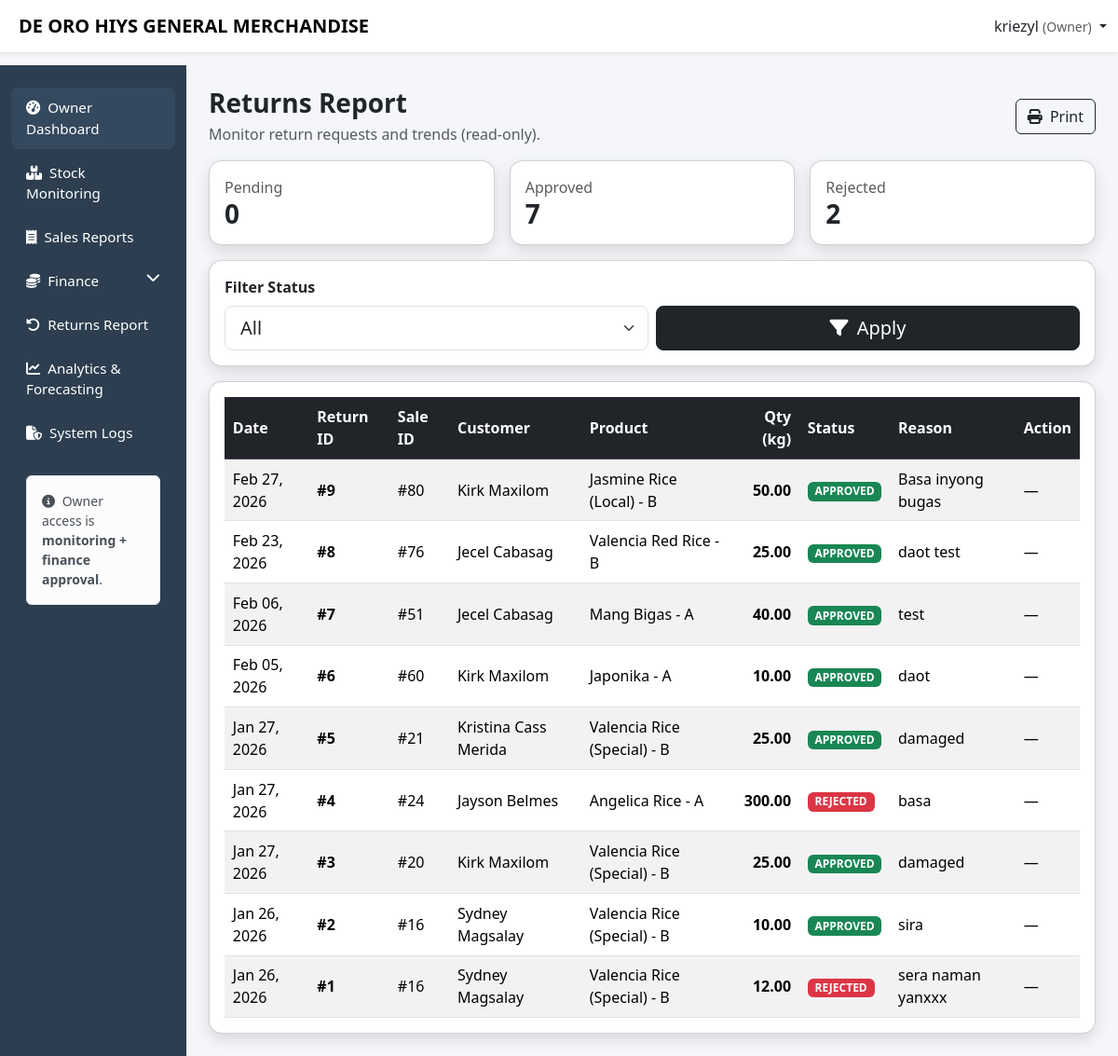
Page /ricesales_stock_monitoring/capstone/owner/returns_report.php (signed in) on the committed database.
### tables this page shows
CREATE TABLE `returns` (
  `return_id` int(11) NOT NULL,
  `sale_id` int(11) DEFAULT NULL,
  `product_id` int(11) DEFAULT NULL,
  `qty_returned` decimal(10,2) DEFAULT NULL,
  `reason` text DEFAULT NULL,
  `return_date` date DEFAULT NULL,
  `status` enum('pending','approved','rejected') DEFAULT 'pending'
);

CREATE TABLE `products` (
  `product_id` int(11) NOT NULL,
  `variety` varchar(100) DEFAULT NULL,
  `grade` enum('A','B') NOT NULL,
  `unit_weight_kg` decimal(10,2) DEFAULT NULL,
  `price_per_sack` decimal(10,2) NOT NULL,
  `price_per_kg` decimal(10,2) NOT NULL,
  `created_at` timestamp NOT NULL DEFAULT current_timestamp(),
  `archived` tinyint(1) NOT NULL DEFAULT 0,
  `stock_kg` decimal(10,2) NOT NULL DEFAULT 0.00
);

### ricesales_stock_monitoring/capstone/owner/returns_report.php (the view, shortened to what this page needs)
<?php
$username = $_SESSION['username'] ?? 'Owner';
include '../config/db.php';
$status = trim($_GET['status'] ?? 'all');
$where = "";
$summary = $conn->query("
  SELECT
    SUM(CASE WHEN LOWER(status)='pending' THEN 1 ELSE 0 END) AS pending_cnt,
    SUM(CASE WHEN LOWER(status)='approved' THEN 1 ELSE 0 END) AS approved_cnt,
    SUM(CASE WHEN LOWER(status)='rejected' THEN 1 ELSE 0 END) AS rejected_cnt
  FROM returns
")->fetch_assoc();
$res = $conn->query("
  SELECT r.return_id, r.sale_id, r.qty_returned, r.reason, r.return_date, r.status,
         p.variety, p.grade,
         CONCAT(c.first_name,' ',c.last_name) AS customer
  FROM returns r
  LEFT JOIN products p ON p.product_id=r.product_id
  LEFT JOIN sales s ON s.sale_id=r.sale_id
  LEFT JOIN customers c ON c.customer_id=s.customer_id
  $where
  ORDER BY r.return_date DESC, r.return_id DESC
");
?>
<!DOCTYPE html>
<html lang="en">
<head>
<link href="https://cdn.jsdelivr.net/npm/bootstrap@5.3.2/dist/css/bootstrap.min.css" rel="stylesheet">
<link href="https://cdnjs.cloudflare.com/ajax/libs/font-awesome/6.5.1/css/all.min.css" rel="stylesheet">
<link href="../css/layout.css" rel="stylesheet">
</head>
<body>
<nav class="navbar navbar-expand-lg navbar-light bg-white shadow-sm fixed-top">
  <div class="container-fluid">
    <span class="navbar-brand fw-bold ms-2">DE ORO HIYS GENERAL MERCHANDISE</span>
    <div class="ms-auto dropdown">
      <a class="nav-link dropdown-toggle" data-bs-toggle="dropdown">
        <?= htmlspecialchars($username) ?> <small class="text-muted">(Owner)</small>
      </a>
    </div>
  </div>
</nav>
<div class="container-fluid">
<div class="row">
<?php include '../includes/owner_sidebar.php'; ?>
<main class="col-lg-10 ms-sm-auto px-4 main-content">
<div class="py-4">
  <div class="d-flex justify-content-between align-items-center flex-wrap gap-2 mb-3">
    <div>
      <h3 class="fw-bold mb-1">Returns Report</h3>
      <div class="text-muted">Monitor return requests and trends (read-only).</div>
    </div>
    <button class="btn btn-outline-dark" onclick="window.print()"><i class="fa-solid fa-print me-1"></i> Print</button>
  </div>
  <div class="row g-3 mb-3">
    <div class="col-12 col-md-4">
      <div class="card modern-card"><div class="card-body">
        <div class="text-muted">Pending</div>
        <div class="h3 fw-bold mb-0"><?= (int)($summary['pending_cnt'] ?? 0) ?></div>
      </div></div>
    </div>
    <div class="col-12 col-md-4">
      <div class="card modern-card"><div class="card-body">
        <div class="text-muted">Approved</div>
        <div class="h3 fw-bold mb-0"><?= (int)($summary['approved_cnt'] ?? 0) ?></div>
      </div></div>
    </div>
    <div class="col-12 col-md-4">
      <div class="card modern-card"><div class="card-body">
        <div class="text-muted">Rejected</div>
        <div class="h3 fw-bold mb-0"><?= (int)($summary['rejected_cnt'] ?? 0) ?></div>
      </div></div>
    </div>
  </div>
  <div class="card modern-card mb-3">
    <div class="card-body">
      <form method="get" class="row g-2 align-items-end">
        <div class="col-12 col-md-6">
          <label class="form-label fw-semibold">Filter Status</label>
          <select class="form-select form-select-lg" name="status">
            <?php
              $opts = ['all'=>'All','pending'=>'Pending','approved'=>'Approved','rejected'=>'Rejected','completed'=>'Completed','refunded'=>'Refunded'];
              foreach($opts as $k=>$v){
                $sel = (strtolower($status)===$k) ? 'selected' : '';
                echo "<option value='$k' $sel>$v</option>";
              }
            ?>
          </select>
        </div>
        <div class="col-12 col-md-6 d-grid">
          <button class="btn btn-dark btn-lg"><i class="fa-solid fa-filter me-1"></i> Apply</button>
        </div>
      </form>
    </div>
  </div>
  <div class="card modern-card">
    <div class="card-body">
      <div class="table-responsive">
        <table class="table table-striped align-middle mb-0">
          <thead class="table-dark">
            <tr>
              <th>Date</th>
              <th>Return ID</th>
              <th>Sale ID</th>
              <th>Customer</th>
              <th>Product</th>
              <th class="text-end">Qty (kg)</th>
              <th>Status</th>
              <th>Reason</th>
              <th>Action</th>
            </tr>
          </thead>
          <tbody>
          <?php if($res && $res->num_rows>0): ?>
            <?php while($r=$res->fetch_assoc()): ?>
              <?php
                $st = strtolower(trim($r['status'] ?? 'pending'));
                $badge = 'bg-secondary';
                if($st==='pending') $badge='bg-warning text-dark';
                elseif($st==='approved') $badge='bg-success';
                elseif($st==='rejected') $badge='bg-danger';
              ?>
              <tr>
                <td><?= $r['return_date'] ? htmlspecialchars(date("M d, Y", strtotime($r['return_date']))) : '—' ?></td>
                <td class="fw-semibold">#<?= (int)$r['return_id'] ?></td>
                <td>#<?= (int)$r['sale_id'] ?></td>
                <td><?= htmlspecialchars($r['customer'] ?: '—') ?></td>
                <td><?= htmlspecialchars(trim(($r['variety'] ?? 'N/A')." - ".($r['grade'] ?? ''))) ?></td>
                <td class="text-end fw-bold"><?= number_format((float)$r['qty_returned'],2) ?></td>
                <td><span class="badge <?= $badge ?>"><?= strtoupper($st) ?></span></td>
                <td><?= htmlspecialchars($r['reason'] ?? '') ?></td>
                <td>
                  <?php if($st === 'pending'): ?>
                  <form method="POST" class="d-flex gap-1">
                    <input type="hidden" name="return_id" value="<?= (int)$r['return_id'] ?>">
                    <button type="submit" name="action" value="approve" class="btn btn-sm btn-success">Approve</button>
                    <button type="submit" name="action" value="reject" class="btn btn-sm btn-danger">Reject</button>
                  </form>
                  <?php else: ?>
                  —
                  <?php endif; ?>
              </tr>
            <?php endwhile; ?>
          <?php else: ?>
            <tr><td colspan="9" class="text-center text-muted">No returns found.</td></tr>
          <?php endif; ?>
          </tbody>
        </table>
      </div>
    </div>
  </div>
</div>
</main>
</div>
</div>
</body>
</html>

### ricesales_stock_monitoring/capstone/css/layout.css (style rules this page uses)
body { background:#f4f6f9; padding-top: 60px; }
.modern-card { border-radius:14px; box-shadow:0 6px 16px rgba(0,0,0,.12); transition:.3s; }
.main-content { padding-top:0px; }
.table td, .table th { padding:0.55rem; vertical-align: middle; }
.table td,.table th { vertical-align:middle; }
table td, .table th { padding:0.55rem; vertical-align: middle; }
body { background:#f4f6f9; padding-top:70px; }
.modern-card { border-radius:14px; box-shadow:0 6px 16px rgba(0,0,0,.12); }
.table td, .table th { vertical-align: middle; }

### rows in the picture
returns: return_date "Feb 27, 2026", return_id "9", sale "80", customer "Kirk Maxilom", product.grade "Jasmine Rice (Local) - B", qty_returned "50.00", status "APPROVED", reason "Basa inyong bugas"
returns: return_date "Feb 23, 2026", return_id "8", sale "76", customer "Jecel Cabasag", product.grade "Valencia Red Rice - B", qty_returned "25.00", status "APPROVED", reason "daot test"
returns: return_date "Feb 06, 2026", return_id "7", sale "51", customer "Jecel Cabasag", product.grade "Mang Bigas - A", qty_returned "40.00", status "APPROVED", reason "test"
returns: return_date "Feb 05, 2026", return_id "6", sale "60", customer "Kirk Maxilom", product.grade "Japonika - A", qty_returned "10.00", status "APPROVED", reason "daot"
returns: return_date "Jan 27, 2026", return_id "5", sale "21", customer "Kristina Cass Merida", product.grade "Valencia Rice (Special) - B", qty_returned "25.00", status "APPROVED", reason "damaged"
returns: return_date "Jan 27, 2026", return_id "4", sale "24", customer "Jayson Belmes", product.grade "Angelica Rice - A", qty_returned "300.00", status "REJECTED", reason "basa"
returns: return_date "Jan 27, 2026", return_id "3", sale "20", customer "Kirk Maxilom", product.grade "Valencia Rice (Special) - B", qty_returned "25.00", status "APPROVED", reason "damaged"
returns: return_date "Jan 26, 2026", return_id "2", sale "16", customer "Sydney Magsalay", product.grade "Valencia Rice (Special) - B", qty_returned "10.00", status "APPROVED", reason "sira"
returns: return_date "Jan 26, 2026", return_id "1", sale "16", customer "Sydney Magsalay", product.grade "Valencia Rice (Special) - B", qty_returned "12.00", status "REJECTED", reason "sera naman yanxxx"

### other values in the picture
$username "kriezyl"
$summary['pending_cnt'] "0"
$summary['approved_cnt'] "7"
$summary['rejected_cnt'] "2"
form field status "All"
